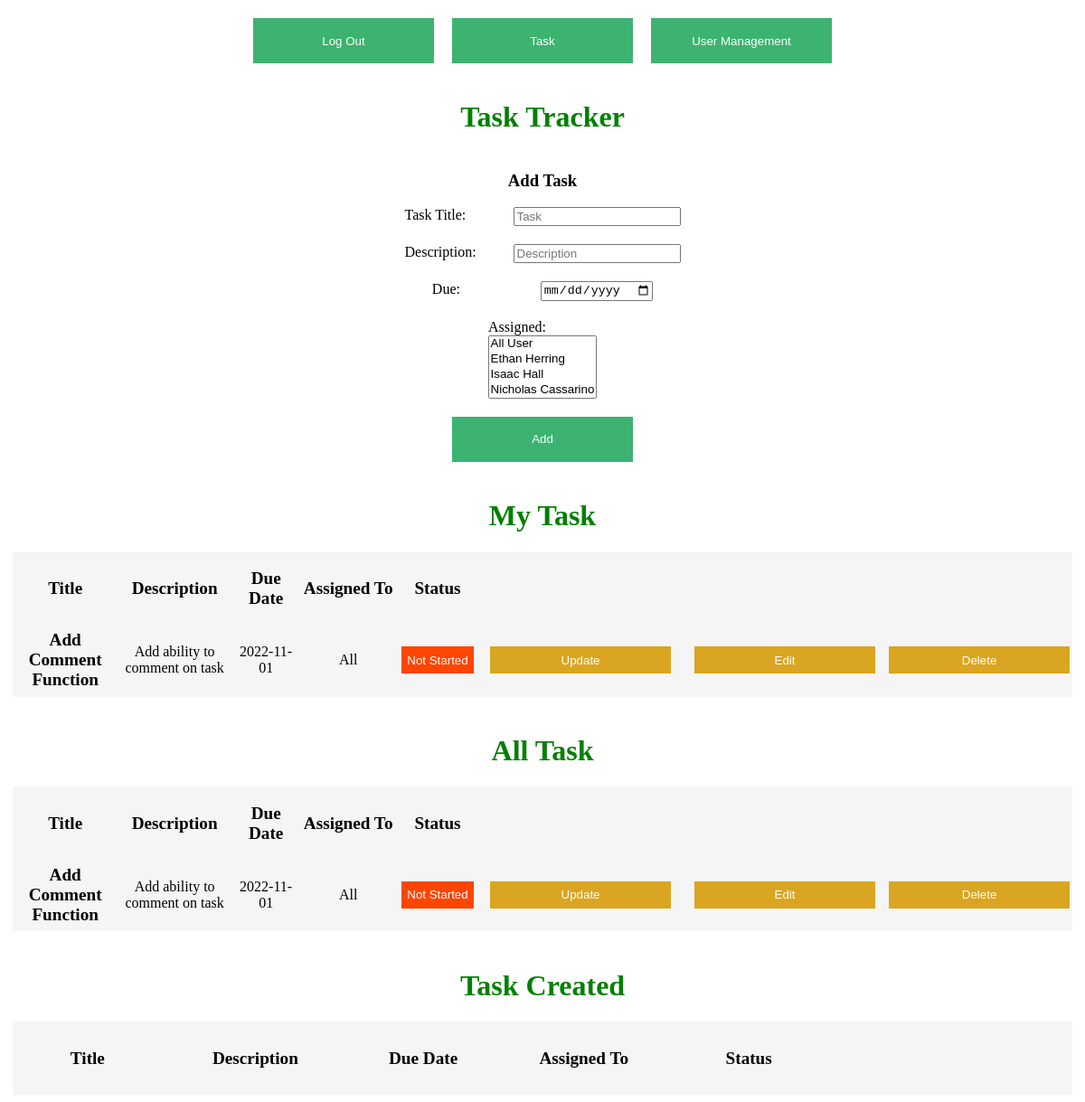
The page /task (signed in) on the database as committed earlier.
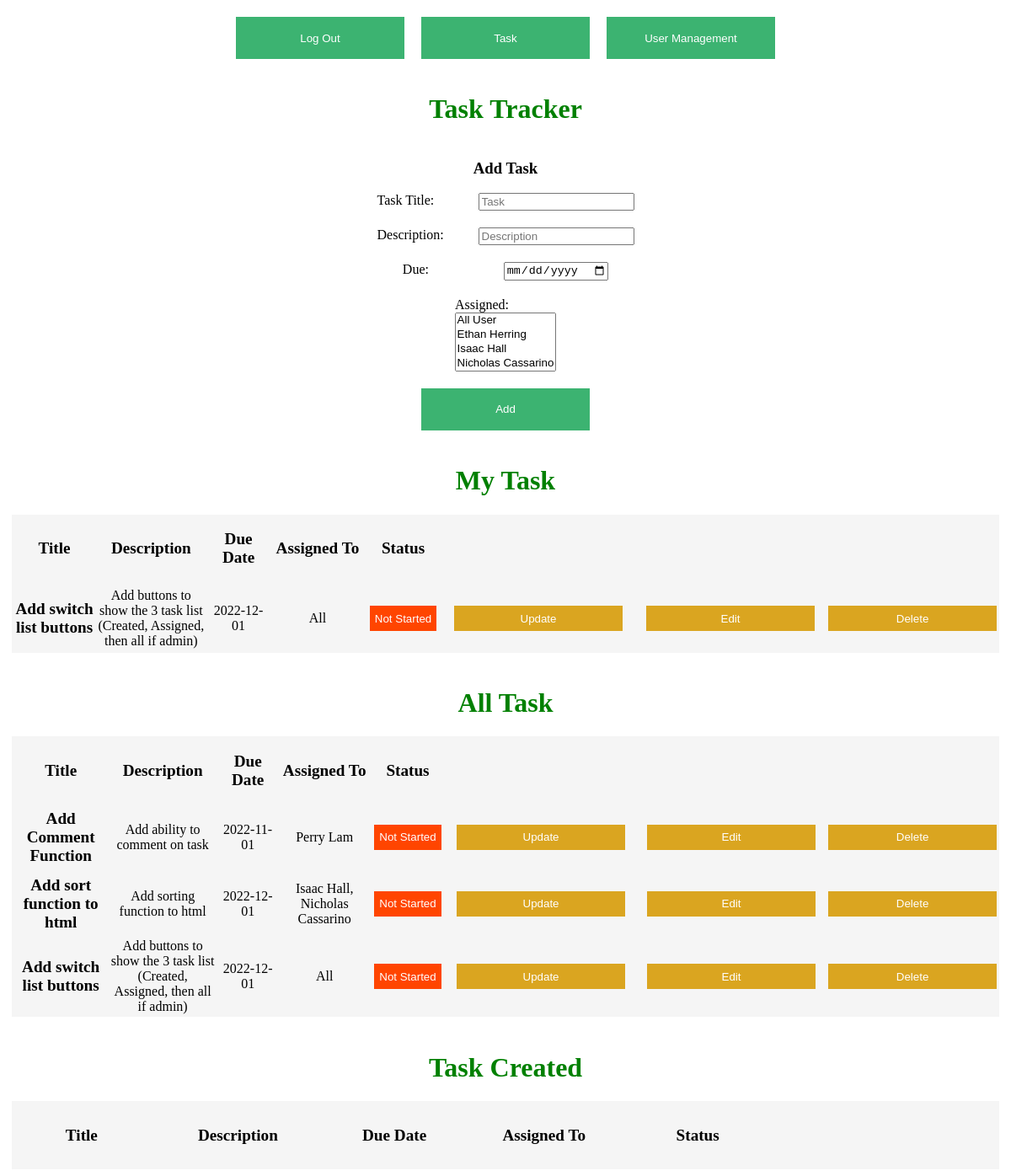
The same page on the database as committed later.
### app.py (models this page shows)
class Todo(db.Model):
    id = db.Column(db.Integer, primary_key=True)
    title = db.Column(db.String(100))
    description = db.Column(db.String(4150))
    assigned = db.Column(db.String(100))
    due = db.Column(db.Date)
    complete = db.Column(db.Integer)
    createdBy = db.Column(db.Integer)

### app.py (the view)
@app.route('/task')
def task():
    global user
    if user == User:
        return render_template('login.html', message="Please Log In To access this page")
    todo_list = Todo.query.all()
    user_list = User.query.all()
    return render_template('task.html', todo_list=todo_list, user_list=user_list, user=user)

### templates/task.html (shortened to what this page needs)
<!DOCTYPE html>
<html lang="en">
<head>
    <link rel="stylesheet" href="./static/main.css">
</head>
<body>
<div class="top-contain">
    <a href="/logout">
        <button class="top-bar">Log Out</button>
    </a>
    <a href="/task">
        <button class="top-bar">Task</button>
    </a>
    {% if user.access==1 %}
        <a href="/ViewUsers">
            <button class="top-bar">User Management</button>
        </a>{% endif %}
</div>
<div class="h">
    <h1>Task Tracker</h1>
</div>
<form action="/add" method="post">
    <div class="register-container">
        <h3>Add Task</h3>
        <div class="form-item">
            <label>Task Title:</label>
            <input required type="text" name="title" placeholder="Task">
        </div>
        <div class="form-item">
            <label>Description:</label>
            <input type="text" name="description" placeholder="Description">
        </div>
        <div class="form-item">
            <label>Due:</label>
            <input required type="date" name="due">
        </div>
        <label>Assigned:</label>
        <select required name="assigned" id="assigned" multiple>
            <option value="All">All User</option>
            {% for user in user_list %}
                <option value="{{ user.name }}">{{ user.name }}</option>
            {% endfor %}
        </select>
        <button class="submit-button" type="submit">Add</button>
    </div>
</form>
<div class="h">
    <h1>My Task</h1>
</div>
<div id="todo" class="todo">
    <table>
        <thead>
        <th>Title</th>
        <th>Description</th>
        <th>Due Date</th>
        <th>Assigned To</th>
        <th>Status</th>
        <th></th>
        <th></th>
        </thead>
        <tbody>
        {% for todo in todo_list %}
            <tr>
                {% if user.name in todo.assigned or todo.assigned=="All" %}
                    <td class="title">{{ todo.title }}</td>
                    <td>{{ todo.description }}</td>
                    <td>{{ todo.due }}</td>
                    <td>{{ todo.assigned }}</td>
                    <td>{% if todo.complete == 0 %}
                        <button class="notStarted">Not Started</button>
                    {% elif todo.complete == 1 %}
                        <button class="inProgress">In Progress</button>
                    {% else %}
                        <button class="complete">Complete</button>
                    {% endif %}</td>
                    <td><a href="/update/{{ todo.id }}">
                        <button>Update</button>
                    </a></td>
                    {% if todo.createdBy == user.id or user.access == 1 %}
                        <td><a href="/editTask/{{ todo.id }}">
                            <button>Edit</button>
                        </a></td>
                        <td><a href="/delete/{{ todo.id }}">
                            <button>Delete</button>
                        </a></td>
                    {% endif %}</tr>
                {% endif %}
        {% endfor %}
        </tbody>
    </table>
</div>
{% if user.access==1 %}
    <div class="h">
        <h1>All Task</h1>
    </div>
    <div id="todo" class="todo">
        <table>
            <thead>
            <tr>
                <th>Title</th>
                <th>Description</th>
                <th>Due Date</th>
                <th>Assigned To</th>
                <th>Status</th>
                <th></th>
                <th></th>
            </tr>
            </thead>
            <tbody>
            {% for todo in todo_list %}
                <tr>
                    <td class="title">{{ todo.title }}</td>
                    <td>{{ todo.description }}</td>
                    <td>{{ todo.due }}</td>
                    <td>{{ todo.assigned }}</td>
                    <td>{% if todo.complete == 0 %}
                        <button class="notStarted">Not Started</button>
                    {% elif todo.complete == 1 %}
                        <button class="inProgress">In Progress</button>
                    {% else %}
                        <button class="complete">Complete</button>{% endif %}
                    </td>
                    <td><a href="/update/{{ todo.id }}">
                        <button>Update</button>
                    </a></td>
                    {% if todo.createdBy == user.id or user.access == 1 %}
                        <td><a href="/editTask/{{ todo.id }}">
                            <button>Edit</button>
                        </a></td>
                        <td><a href="/delete/{{ todo.id }}">
                            <button>Delete</button>
                        </a></td>
                    {% endif %}</tr>
            {% endfor %}
            </tbody>
        </table>
    </div>
{% endif %}
<div class="h">
    <h1>Task Created</h1>
</div>
<div id="todo" class="todo">
    <table>
        <thead>
        <tr>
            <th>Title</th>
            <th>Description</th>
            <th>Due Date</th>
            <th>Assigned To</th>
            <th>Status</th>
            <th></th>
            <th></th>
        </tr>
        </thead>
    </table>
</div>
</body>
</html>

### static/main.css (style rules this page uses)
h1 { color: green; }
label:not(.ex) { display: block; float: left; width: 120px; }
h3 { font-weight: bold; text-align: left; }
th { font-size: larger; height: 75px; width: 550px; }
td { height: 75px; }
td > a > button { width: 200px; height: 30px; background-color: goldenrod; border-style: none; color: white; }
a { text-decoration: none; }
.todo { text-align: center; background-color: whitesmoke; width: 99%; margin-left: auto; margin-right: auto; }
.notStarted { background-color: orangered; border-style: none; color: white; height: 30px; }
.title { font-weight: bold; font-size: larger; }
.top-bar { background-color: mediumseagreen; border-style: none; color: white; height: 50px; width: 200px; margin-right: 10px; margin-left: 10px; }
.top-contain { margin-top: 20px; display: flex; justify-content: center; }
.submit-button { background-color: mediumseagreen; border-style: none; color: white; height: 50px; width: 200px; margin-top: 20px; }
.register-container { display: flex; flex-direction: column; justify-content: center; align-items: center; }
div.h { margin-top: 20px; display: flex; flex-direction: column; justify-content: center; text-align: center; }
div.form-item { margin-bottom: 20px; }

Rows that differ between the two databases and show on the page:
no longer on one of the page's lists (row edited): Todo: title "Add Comment Function", description "Add ability to comment on task", due "2022-11-01", assigned "All"
added Todo: title "Add switch list buttons", description "Add buttons to show the 3 task list (Created, Assigned, then all if admin)", due "2022-12-01", assigned "All", complete "Not Started"
changed Todo "Add Comment Function": assigned "All" → "Perry Lam"
added Todo: title "Add sort function to html", description "Add sorting function to html", due "2022-12-01", assigned "Isaac Hall, Nicholas Cassarino", complete "Not Started", shown under "All Task"
